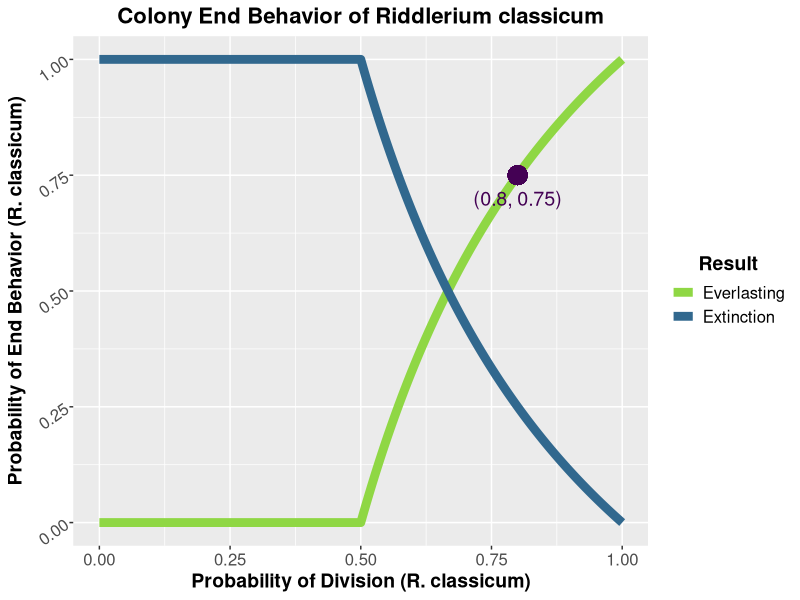

Write R code to recreate this figure.
library(dplyr)
library(ggplot2)
library(tidyr)
library(viridis)

classicum = data.frame("Division_prob" = seq(0, 1, .001))
classicum <- classicum %>%
  mutate(Extinction = ifelse(Division_prob < 0.5, 1, (1 / Division_prob) - 1),
         Everlasting = ifelse(Division_prob < 0.5, 0, 2 - (1 / Division_prob)))

classicum <- classicum %>%
  gather(Result, Probability, Extinction:Everlasting)

g <- ggplot(data = classicum, aes(x = Division_prob, y = Probability))
g <- g + geom_line(aes(color = Result), size = 3)
g <- g + labs(title = "Colony End Behavior of Riddlerium classicum",
              x = "Probability of Division (R. classicum)",
              y = "Probability of End Behavior (R. classicum)")
g <- g + scale_color_manual(values = c(viridis(7)[6], viridis(7)[3]))

g <- g + geom_point(x = 0.8, y = 0.75, color = viridis(7)[1], size = 6)
g <- g + annotate(geom = "text", label = "(0.8, 0.75)",
                  x = 0.8, y = 0.7, color = viridis(7)[1], size = 5)
g <- g + theme(plot.title = element_text(hjust = 0.5, size = 16, face = "bold"),
               axis.text.x = element_text(size = 12),
               axis.title.x = element_text(size = 14, face = "bold"),
               axis.text.y = element_text(hjust = 1, size = 12, angle = 35),
               axis.title.y = element_text(size = 14, face = "bold"),
               legend.text = element_text(size = 12),
               legend.key = element_blank(),
               legend.title = element_text(hjust = 0.5, size = 14, face = "bold"))
g